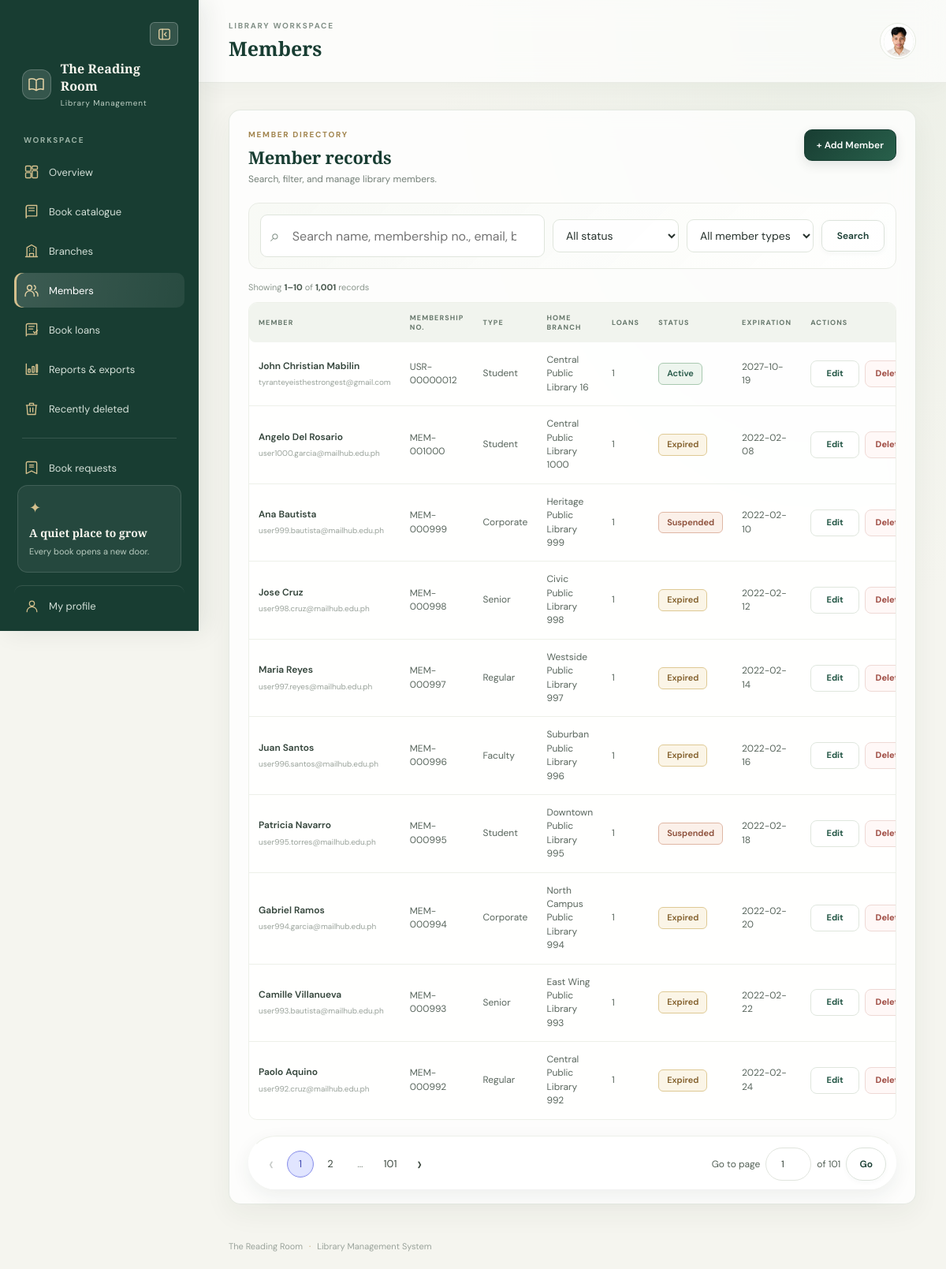
Screenshot of /members/index.php (signed in) with the database file from the repository.
### tables this page shows
CREATE TABLE IF NOT EXISTS `members` (
  `member_id` int NOT NULL AUTO_INCREMENT,
  `membership_number` varchar(30) NOT NULL,
  `first_name` varchar(50) NOT NULL,
  `last_name` varchar(50) NOT NULL,
  `email` varchar(100) NOT NULL,
  `phone_number` varchar(25) NOT NULL,
  `home_branch_id` int NOT NULL,
  `membership_type` enum('Student','Faculty','Regular','Senior','Corporate') NOT NULL,
  `account_status` enum('Active','Suspended','Expired','Pending') NOT NULL,
  `max_borrow_limit` int NOT NULL DEFAULT '5',
  `registration_date` date NOT NULL,
  `expiration_date` date NOT NULL,
  `user_id` int unsigned DEFAULT NULL,
  PRIMARY KEY (`member_id`),
  UNIQUE KEY `membership_number` (`membership_number`),
  UNIQUE KEY `email` (`email`),
  UNIQUE KEY `uq_members_user_id` (`user_id`),
  KEY `fk_members_branch` (`home_branch_id`),
  CONSTRAINT `fk_members_branch` FOREIGN KEY (`home_branch_id`) REFERENCES `branches` (`branch_id`) ON DELETE RESTRICT ON UPDATE CASCADE,
  CONSTRAINT `fk_members_user` FOREIGN KEY (`user_id`) REFERENCES `users` (`user_id`) ON DELETE SET NULL ON UPDATE CASCADE
);

CREATE TABLE IF NOT EXISTS `branches` (
  `branch_id` int NOT NULL AUTO_INCREMENT,
  `branch_code` varchar(20) NOT NULL,
  `branch_name` varchar(100) NOT NULL,
  `street_address` varchar(150) NOT NULL,
  `city` varchar(80) NOT NULL,
  `state_province` varchar(80) NOT NULL,
  `postal_code` varchar(20) NOT NULL,
  `contact_phone` varchar(25) NOT NULL,
  `contact_email` varchar(100) NOT NULL,
  `opening_time` time NOT NULL,
  `closing_time` time NOT NULL,
  `capacity` int NOT NULL,
  `established_date` date NOT NULL,
  PRIMARY KEY (`branch_id`),
  UNIQUE KEY `branch_code` (`branch_code`)
);

### includes/auth.php (called while the page is built, shortened)
<?php
function e($value): string
{
    return htmlspecialchars((string) ($value ?? ''), ENT_QUOTES, 'UTF-8');
}

### members/index.php (the view, shortened to what this page needs)
<?php
require __DIR__ . '/../includes/auth.php';
require __DIR__ . '/../database.php';
$search = trim($_GET['q'] ?? '');
$status = trim($_GET['status'] ?? '');
$type = trim($_GET['type'] ?? '');
$page = max(1, (int) ($_GET['page'] ?? 1));
$perPage = in_array((int) ($_GET['per_page'] ?? 10), [10, 20, 30, 50], true)
    ? (int) ($_GET['per_page'] ?? 10)
    : 10;
$allowedStatuses = ['Active', 'Suspended', 'Expired', 'Pending'];
$allowedTypes = ['Student', 'Faculty', 'Regular', 'Senior', 'Corporate'];
if (!in_array($status, $allowedStatuses, true)) {
    $status = '';
}
if (!in_array($type, $allowedTypes, true)) {
    $type = '';
}
$where = [];
$params = [];
$types = '';
$whereSql = $where ? ' WHERE ' . implode(' AND ', $where) : '';
$countSql = "
    SELECT COUNT(*) AS total
    FROM members m
    INNER JOIN branches b
        ON m.home_branch_id = b.branch_id
    $whereSql
";
$countStmt = mysqli_prepare($conn, $countSql);
mysqli_stmt_execute($countStmt);
$totalRows = (int) mysqli_fetch_assoc(
    mysqli_stmt_get_result($countStmt)
)['total'];
$totalPages = max(1, (int) ceil($totalRows / $perPage));
$page = min($page, $totalPages);
$offset = ($page - 1) * $perPage;
$sql = "
    SELECT
        m.member_id,
        m.membership_number,
        m.first_name,
        m.last_name,
        m.email,
        m.phone_number,
        m.membership_type,
        m.account_status,
        m.registration_date,
        m.expiration_date,
        b.branch_name,
        COUNT(bl.loan_id) AS total_loans
    FROM members m
    INNER JOIN branches b
        ON m.home_branch_id = b.branch_id
    LEFT JOIN book_loans bl
        ON m.member_id = bl.member_id
    $whereSql
    GROUP BY
        m.member_id,
        m.membership_number,
        m.first_name,
        m.last_name,
        m.email,
        m.phone_number,
        m.membership_type,
        m.account_status,
        m.registration_date,
        m.expiration_date,
        b.branch_name
    ORDER BY m.member_id DESC
    LIMIT ? OFFSET ?
";
$stmt = mysqli_prepare($conn, $sql);
$bindTypes = $types . 'ii';
$bindParams = $params;
$bindParams[] = $perPage;
$bindParams[] = $offset;
mysqli_stmt_bind_param($stmt, $bindTypes, ...$bindParams);
mysqli_stmt_execute($stmt);
$members = mysqli_stmt_get_result($stmt);
require __DIR__ . '/../includes/header.php';
?>
<section class="panel">
    <div class="panel-heading">
        <div>
            <div class="eyebrow">MEMBER DIRECTORY</div>
            <h2>Member records</h2>
            <p>Search, filter, and manage library members.</p>
        </div>
        <a class="button button-primary" href="add.php">+ Add Member</a>
    </div>
    <form class="filter-bar" method="get">
        <div class="search-field">
            <span aria-hidden="true">⌕</span>
            <input type="search" name="q" value="<?= e($search) ?>"
                placeholder="Search name, membership no., email, branch">
        </div>
        <select name="status" aria-label="Filter by account status">
            <option value="">All status</option>
        </select>
        <select name="type" aria-label="Filter by membership type">
            <option value="">All member types</option>
        </select>
        <button class="button button-outline search-submit" type="submit">
            Search
        </button>
    </form>
    <div class="results-line">
        Showing
        <strong><?= $totalRows ? $offset + 1 : 0 ?>–<?= min($offset + $perPage, $totalRows) ?></strong>
        of <strong><?= number_format($totalRows) ?></strong> records
    </div>
    <div class="table-wrap">
        <table>
            <thead>
                <tr>
                    <th>MEMBER</th>
                    <th>MEMBERSHIP NO.</th>
                    <th>TYPE</th>
                    <th>HOME BRANCH</th>
                    <th>LOANS</th>
                    <th>STATUS</th>
                    <th>EXPIRATION</th>
                    <th>ACTIONS</th>
                </tr>
            </thead>
            <tbody>
                <?php if (mysqli_num_rows($members) > 0): ?>
                    <?php while ($m = mysqli_fetch_assoc($members)): ?>
                        <tr>
                            <td>
                                <strong>
                                    <?= e($m['first_name'] . ' ' . $m['last_name']) ?>
                                </strong>
                                <small class="cell-sub">
                                    <?= e($m['email']) ?>
                                </small>
                            </td>
                            <td><?= e($m['membership_number']) ?></td>
                            <td><?= e($m['membership_type']) ?></td>
                            <td><?= e($m['branch_name']) ?></td>
                            <td><?= (int) $m['total_loans'] ?></td>
                            <td>
                                <span class="status status-<?= strtolower(e($m['account_status'])) ?>">
                                    <?= e($m['account_status']) ?>
                                </span>
                            </td>
                            <td><?= e($m['expiration_date']) ?></td>
                            <td>
                                <div class="actions">
                                    <a class="action-link" href="edit.php?id=<?= (int) $m['member_id'] ?>">
                                        Edit
                                    </a>
                                    <form action="delete.php" method="post"
                                        data-confirm-message="Move this member to Recently Deleted? You can restore the record within 30 days."
                                        data-confirm-title="Move member to Recently Deleted" data-confirm-action="Move to Recently Deleted"
                                        data-confirm-danger="true">
                                        <button class="action-link danger-link" type="submit">
                                            Delete
                                        </button>
                                    </form>
                                </div>
                            </td>
                        </tr>
                    <?php endwhile; ?>
                <?php endif; ?>
            </tbody>
        </table>
    </div>
    <div class="pagination-bar">
        <?php
        $makePageUrl = function ($n) use ($search, $status, $type, $perPage) {
            return '?' . http_build_query([
                'q' => $search,
                'status' => $status,
                'type' => $type,
                'page' => $n,
                'per_page' => $perPage
            ]);
        };
        ?>
        <div class="pagination" aria-label="Member pagination">
            <a class="page-arrow <?= $page <= 1 ? 'disabled' : '' ?>"
                href="<?= $page > 1 ? e($makePageUrl($page - 1)) : '#' ?>" aria-label="Previous page">‹</a>
            <?php
            $visiblePages = [];
            if ($totalPages <= 7) {
                $visiblePages = range(1, $totalPages);
            } else {
                $visiblePages = [1];
                $startPage = max(2, $page - 1);
                $endPage = min($totalPages - 1, $page + 1);
                for ($n = $startPage; $n <= $endPage; $n++) {
                    $visiblePages[] = $n;
                }
                if ($endPage < $totalPages - 1) {
                    $visiblePages[] = '…';
                }
                $visiblePages[] = $totalPages;
            }
            foreach ($visiblePages as $n):
                if ($n === '…'):
                    ?>
                    <span class="page-ellipsis">…</span>
                <?php else: ?>
                    <a class="<?= $n === $page ? 'current' : '' ?>" href="<?= e($makePageUrl($n)) ?>"><?= $n ?></a>
                <?php endif;
            endforeach;
            ?>
            <a class="page-arrow <?= $page >= $totalPages ? 'disabled' : '' ?>"
                href="<?= $page < $totalPages ? e($makePageUrl($page + 1)) : '#' ?>" aria-label="Next page">›</a>
        </div>
        <form class="page-jump-form" method="get" aria-label="Go to member page">
            <label for="go-to-page" class="visually-hidden">Go to page</label>
            <input id="go-to-page" class="page-number-input" type="number" name="page" min="1" max="<?= $totalPages ?>"
                value="<?= $page ?>" inputmode="numeric" aria-label="Type page number" required>
            <span class="page-total">of <?= $totalPages ?></span>
            <button class="button button-outline" type="submit">Go</button>
        </form>
    </div>
</section>
<?php
require __DIR__ . '/../includes/footer.php';
?>

### rows the page displays
members: first_name+last_name "John Christian Mabilin", email "tyranteyeisthestrongest@gmail.com", membership_number "USR-00000012", membership_type "Student", home_branch.branch_name "Central Public Library 16", total_loans "1", account_status "Active", expiration_date "2027-10-19"
members: first_name+last_name "Angelo Del Rosario", email "user1000.garcia@mailhub.edu.ph", membership_number "MEM-001000", membership_type "Student", home_branch.branch_name "Central Public Library 1000", total_loans "1", account_status "Expired", expiration_date "2022-02-08"
members: first_name+last_name "Ana Bautista", email "user999.bautista@mailhub.edu.ph", membership_number "MEM-000999", membership_type "Corporate", home_branch.branch_name "Heritage Public Library 999", total_loans "1", account_status "Suspended", expiration_date "2022-02-10"
members: first_name+last_name "Jose Cruz", email "user998.cruz@mailhub.edu.ph", membership_number "MEM-000998", membership_type "Senior", home_branch.branch_name "Civic Public Library 998", total_loans "1", account_status "Expired", expiration_date "2022-02-12"
members: first_name+last_name "Maria Reyes", email "user997.reyes@mailhub.edu.ph", membership_number "MEM-000997", membership_type "Regular", home_branch.branch_name "Westside Public Library 997", total_loans "1", account_status "Expired", expiration_date "2022-02-14"
members: first_name+last_name "Juan Santos", email "user996.santos@mailhub.edu.ph", membership_number "MEM-000996", membership_type "Faculty", home_branch.branch_name "Suburban Public Library 996", total_loans "1", account_status "Expired", expiration_date "2022-02-16"
members: first_name+last_name "Patricia Navarro", email "user995.torres@mailhub.edu.ph", membership_number "MEM-000995", membership_type "Student", home_branch.branch_name "Downtown Public Library 995", total_loans "1", account_status "Suspended", expiration_date "2022-02-18"
members: first_name+last_name "Gabriel Ramos", email "user994.garcia@mailhub.edu.ph", membership_number "MEM-000994", membership_type "Corporate", home_branch.branch_name "North Campus Public Library 994", total_loans "1", account_status "Expired", expiration_date "2022-02-20"
members: first_name+last_name "Camille Villanueva", email "user993.bautista@mailhub.edu.ph", membership_number "MEM-000993", membership_type "Senior", home_branch.branch_name "East Wing Public Library 993", total_loans "1", account_status "Expired", expiration_date "2022-02-22"
members: first_name+last_name "Paolo Aquino", email "user992.cruz@mailhub.edu.ph", membership_number "MEM-000992", membership_type "Regular", home_branch.branch_name "Central Public Library 992", total_loans "1", account_status "Expired", expiration_date "2022-02-24"

### other values shown
$pageTitle "Members"
$offset + 1 "1"
min($offset + $perPage, $totalRows) "10"
$totalRows "1,001"
$n "1"
$n "2"
$n "101"
$totalPages "101"
